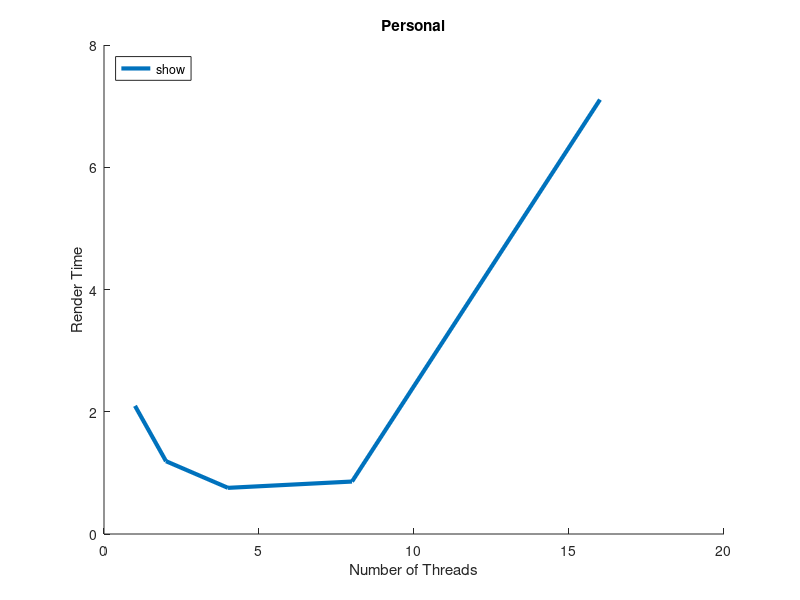

Here is the MATLAB script that generated this plot:
function static32
clear all;
close all;
hold on;

x = [1 2 4 8 16];

t0 = [ 2.096299 1.191206 0.755017 0.858247 7.106753 ];
plot(x, t0, 'LineWidth', 3, 'DisplayName', 'models/ironman.obj 3840x2160');

title('Personal');
xlabel('Number of Threads');
ylabel('Render Time');
legend('show', 'Location', 'NorthWest');
